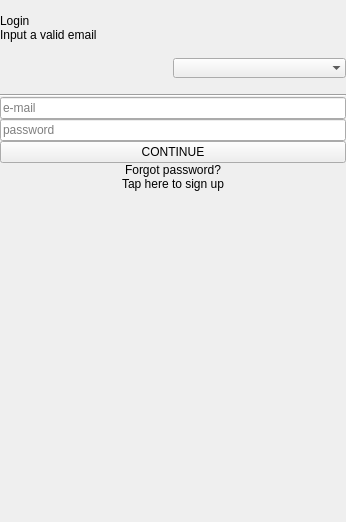
<?xml version="1.0" encoding="UTF-8"?>
<ui version="4.0">
 <class>SignInScreen</class>
 <widget class="QWidget" name="SignInScreen">
  <property name="geometry">
   <rect>
    <x>0</x>
    <y>0</y>
    <width>346</width>
    <height>522</height>
   </rect>
  </property>
  <property name="windowTitle">
   <string>Form</string>
  </property>
  <layout class="QVBoxLayout" name="verticalLayout">
   <property name="spacing">
    <number>0</number>
   </property>
   <property name="leftMargin">
    <number>0</number>
   </property>
   <property name="topMargin">
    <number>0</number>
   </property>
   <property name="rightMargin">
    <number>0</number>
   </property>
   <property name="bottomMargin">
    <number>0</number>
   </property>
   <item>
    <widget class="QLabel" name="lblLogo">
     <property name="sizePolicy">
      <sizepolicy hsizetype="Preferred" vsizetype="Fixed">
       <horstretch>0</horstretch>
       <verstretch>0</verstretch>
      </sizepolicy>
     </property>
     <property name="text">
      <string/>
     </property>
    </widget>
   </item>
   <item>
    <widget class="QLabel" name="lblCaption">
     <property name="sizePolicy">
      <sizepolicy hsizetype="Fixed" vsizetype="Fixed">
       <horstretch>0</horstretch>
       <verstretch>0</verstretch>
      </sizepolicy>
     </property>
     <property name="minimumSize">
      <size>
       <width>38</width>
       <height>0</height>
      </size>
     </property>
     <property name="font">
      <font>
       <kerning>false</kerning>
      </font>
     </property>
     <property name="layoutDirection">
      <enum>Qt::LeftToRight</enum>
     </property>
     <property name="text">
      <string>Login</string>
     </property>
     <property name="alignment">
      <set>Qt::AlignJustify|Qt::AlignVCenter</set>
     </property>
    </widget>
   </item>
   <item>
    <widget class="QWidget" name="wgtLoginBottomSpacer" native="true"/>
   </item>
   <item>
    <widget class="QLabel" name="lblEmailError">
     <property name="text">
      <string>Input a valid email</string>
     </property>
    </widget>
   </item>
   <item>
    <widget class="QWidget" name="wgtComboBoxFrame" native="true">
     <property name="sizePolicy">
      <sizepolicy hsizetype="Preferred" vsizetype="Fixed">
       <horstretch>0</horstretch>
       <verstretch>0</verstretch>
      </sizepolicy>
     </property>
     <property name="minimumSize">
      <size>
       <width>0</width>
       <height>52</height>
      </size>
     </property>
     <layout class="QHBoxLayout" name="horizontalLayout">
      <property name="spacing">
       <number>0</number>
      </property>
      <property name="leftMargin">
       <number>0</number>
      </property>
      <property name="topMargin">
       <number>0</number>
      </property>
      <property name="rightMargin">
       <number>0</number>
      </property>
      <property name="bottomMargin">
       <number>0</number>
      </property>
      <item alignment="Qt::AlignVCenter">
       <widget class="QLabel" name="lblCaptionComboBox">
        <property name="text">
         <string/>
        </property>
       </widget>
      </item>
      <item alignment="Qt::AlignVCenter">
       <widget class="CustomButtonComboBox" name="cbbServer">
        <property name="focusPolicy">
         <enum>Qt::NoFocus</enum>
        </property>
        <property name="insertPolicy">
         <enum>QComboBox::NoInsert</enum>
        </property>
        <property name="sizeAdjustPolicy">
         <enum>QComboBox::AdjustToContents</enum>
        </property>
        <property name="frame">
         <bool>false</bool>
        </property>
       </widget>
      </item>
     </layout>
    </widget>
   </item>
   <item>
    <widget class="QWidget" name="wgtTopLine" native="true"/>
   </item>
   <item>
    <widget class="Line" name="line_1">
     <property name="minimumSize">
      <size>
       <width>0</width>
       <height>0</height>
      </size>
     </property>
     <property name="orientation">
      <enum>Qt::Horizontal</enum>
     </property>
    </widget>
   </item>
   <item>
    <widget class="QWidget" name="wgtUnderComboBox" native="true"/>
   </item>
   <item>
    <widget class="CustomLineEdit" name="edtEmail">
     <property name="placeholderText">
      <string>e-mail</string>
     </property>
    </widget>
   </item>
   <item>
    <widget class="QWidget" name="wgtUnderEmail" native="true"/>
   </item>
   <item>
    <widget class="PasswordLineEdit" name="edtPassword">
     <property name="inputMethodHints">
      <set>Qt::ImhHiddenText|Qt::ImhNoAutoUppercase|Qt::ImhNoPredictiveText|Qt::ImhSensitiveData</set>
     </property>
     <property name="echoMode">
      <enum>QLineEdit::Password</enum>
     </property>
     <property name="placeholderText">
      <string>password</string>
     </property>
    </widget>
   </item>
   <item>
    <widget class="QWidget" name="wgtUnderPassword" native="true"/>
   </item>
   <item>
    <widget class="QPushButton" name="btnSignIn">
     <property name="sizePolicy">
      <sizepolicy hsizetype="Preferred" vsizetype="Fixed">
       <horstretch>0</horstretch>
       <verstretch>0</verstretch>
      </sizepolicy>
     </property>
     <property name="text">
      <string>CONTINUE</string>
     </property>
    </widget>
   </item>
   <item>
    <widget class="QLabel" name="lblForgetPass">
     <property name="sizePolicy">
      <sizepolicy hsizetype="Preferred" vsizetype="Fixed">
       <horstretch>0</horstretch>
       <verstretch>0</verstretch>
      </sizepolicy>
     </property>
     <property name="text">
      <string>Forgot password?</string>
     </property>
     <property name="alignment">
      <set>Qt::AlignCenter</set>
     </property>
    </widget>
   </item>
   <item alignment="Qt::AlignHCenter">
    <widget class="ClickableLabel" name="lblSignUp">
     <property name="text">
      <string>Tap here to sign up</string>
     </property>
    </widget>
   </item>
   <item>
    <spacer name="verticalSpacer">
     <property name="orientation">
      <enum>Qt::Vertical</enum>
     </property>
     <property name="sizeHint" stdset="0">
      <size>
       <width>20</width>
       <height>236</height>
      </size>
     </property>
    </spacer>
   </item>
  </layout>
 </widget>
 <customwidgets>
  <customwidget>
   <class>ClickableLabel</class>
   <extends>QLabel</extends>
   <header>ClickableLabel.h</header>
  </customwidget>
  <customwidget>
   <class>CustomLineEdit</class>
   <extends>QLineEdit</extends>
   <header location="global">CustomLineEdit.h</header>
  </customwidget>
  <customwidget>
   <class>PasswordLineEdit</class>
   <extends>QLineEdit</extends>
   <header location="global">PasswordLineEdit.h</header>
  </customwidget>
  <customwidget>
   <class>CustomButtonComboBox</class>
   <extends>QComboBox</extends>
   <header location="global">CustomButtonComboBox.h</header>
  </customwidget>
 </customwidgets>
 <resources/>
 <connections/>
</ui>
